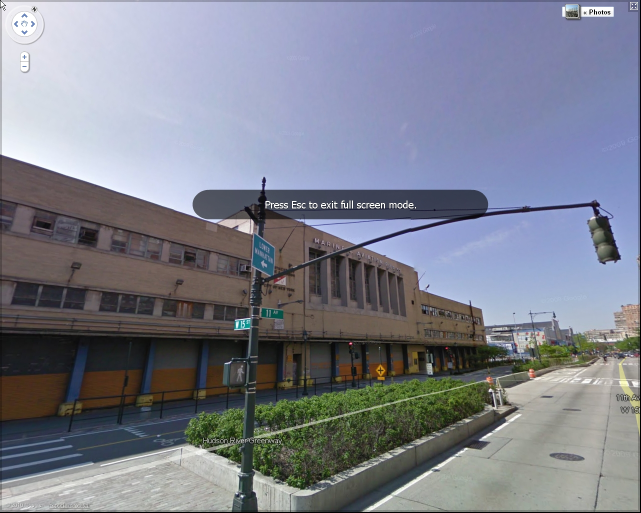
#> input picture sample_dataset/originimg/009900_0.jpg, 1281 x 1025 px, found by its file name (shown at 1/2 size)
$ python 'blurring_version_1 2.py'
#> lines starting #> are read from the running program, lines starting #| are printed output that depends on the picture
import matplotlib.pyplot as plt

mosaic_size = 30

street = plt.imread('part10/009900_0.jpg')
#> street is the input picture: shape (1025, 1281, 3); mean R, G, B 124.9, 128.1, 140.5

mosaic_part = street[40:620, 400:900]
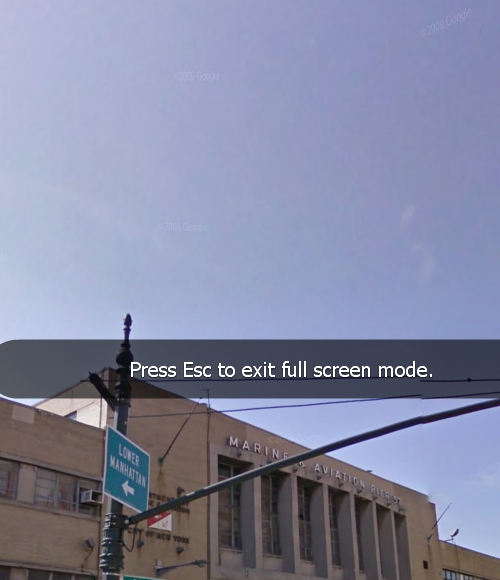
#> mosaic_part: shape (580, 500, 3); mean R, G, B 132.2, 136, 162.1
#mosic picture
after_mosaic_part = mosaic_part[::mosaic_size,::mosaic_size]
plt.imshow(after_mosaic_part)
x_axis = after_mosaic_part.shape[0]
#> x_axis = 20
y_axis = after_mosaic_part.shape[1]
#> y_axis = 17
street_m = street.copy()
for i in range(x_axis):
    for j in range(y_axis):
        street_m[40+i*mosaic_size:70+i*mosaic_size, 400+j*mosaic_size: 430 +j*mosaic_size] = after_mosaic_part[i,j]
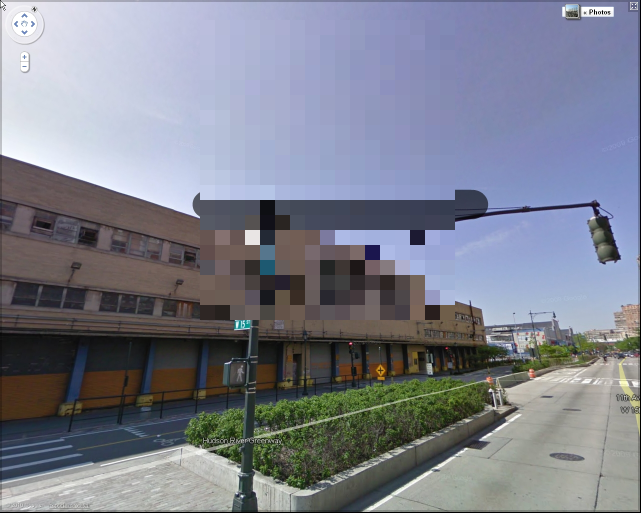
#> street_m: shape (1025, 1281, 3) (shown at 1/2 size); mean R, G, B 125, 128.2, 140.8
plt.imshow(street_m)

#remove white space around picture and save picture
fig, ax = plt.subplots()
im = street_m[:,:,(0,1,2)]
ax.imshow(im,aspect='equal')
plt.axis('off')
height,width,channels=im.shape
#> height = 1025; width = 1281; channels = 3
fig.set_size_inches(width/100.0/3.0,height/100.0/3.0)
plt.gca().xaxis.set_major_locator(plt.NullLocator())
plt.gca().yaxis.set_major_locator(plt.NullLocator())
plt.subplots_adjust(top = 1, bottom = 0, right = 1, left = 0, hspace = 0, wspace = 0)
plt.margins(0,0)
plt.savefig('new.jpg',dpi = 300)
plt.show()
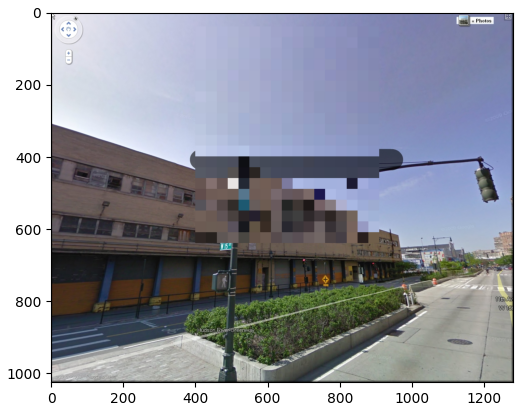
#> figure drawn by matplotlib, 1 panel

$ run again, with sample_dataset/originimg/009900_2.jpg copied over sample_dataset/originimg/009900_0.jpg
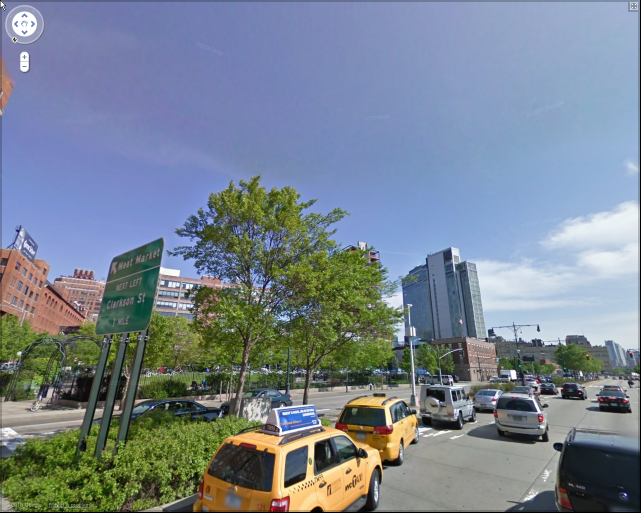
#> input picture sample_dataset/originimg/009900_2.jpg, 1281 x 1025 px, found by its file name (shown at 1/2 size)
#> street is the input picture: shape (1025, 1281, 3); mean R, G, B 120.7, 132.1, 144.5
#> `mosaic_part = street[40:620, 400:900]`:
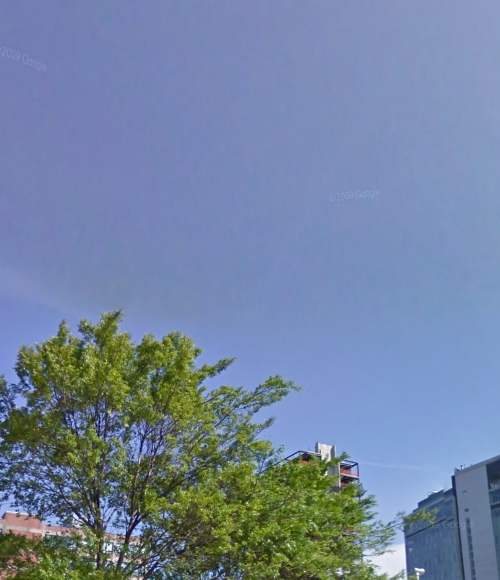
#> mosaic_part: shape (580, 500, 3); mean R, G, B 114.9, 132.3, 160.2
#> `plt.show()`:
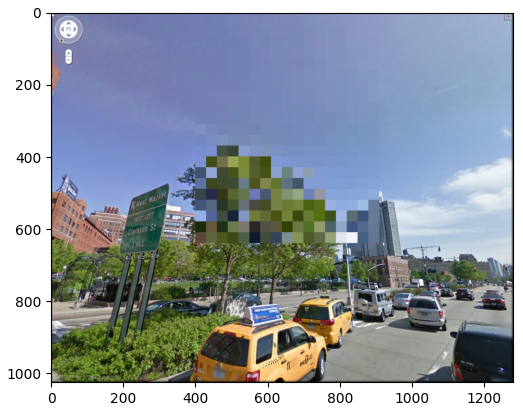
#> figure drawn by matplotlib, 1 panel

$ run again, with sample_dataset/originimg/009900_3.jpg copied over sample_dataset/originimg/009900_0.jpg
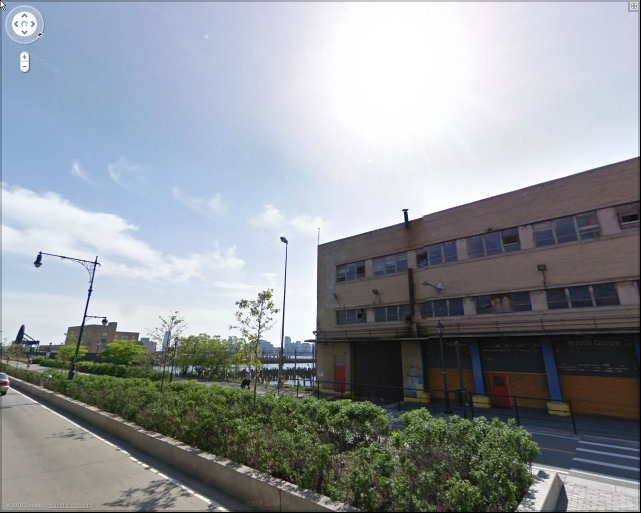
#> input picture sample_dataset/originimg/009900_3.jpg, 1281 x 1025 px, found by its file name (shown at 1/2 size)
#> street is the input picture: shape (1025, 1281, 3); mean R, G, B 145.1, 150.1, 154.7
#> `mosaic_part = street[40:620, 400:900]`:
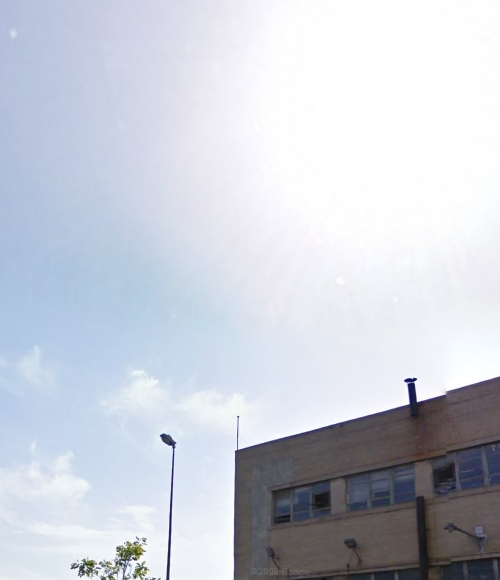
#> mosaic_part: shape (580, 500, 3); mean R, G, B 200.9, 205.4, 215.2
#> `plt.show()`:
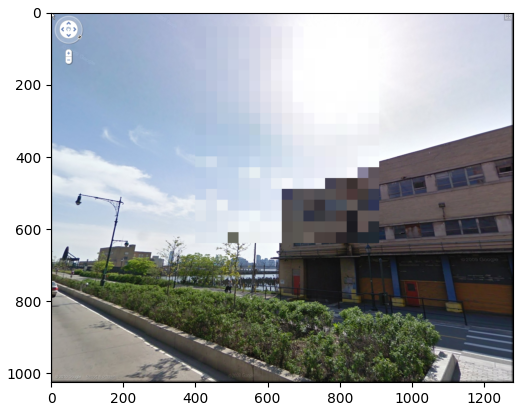
#> figure drawn by matplotlib, 1 panel
